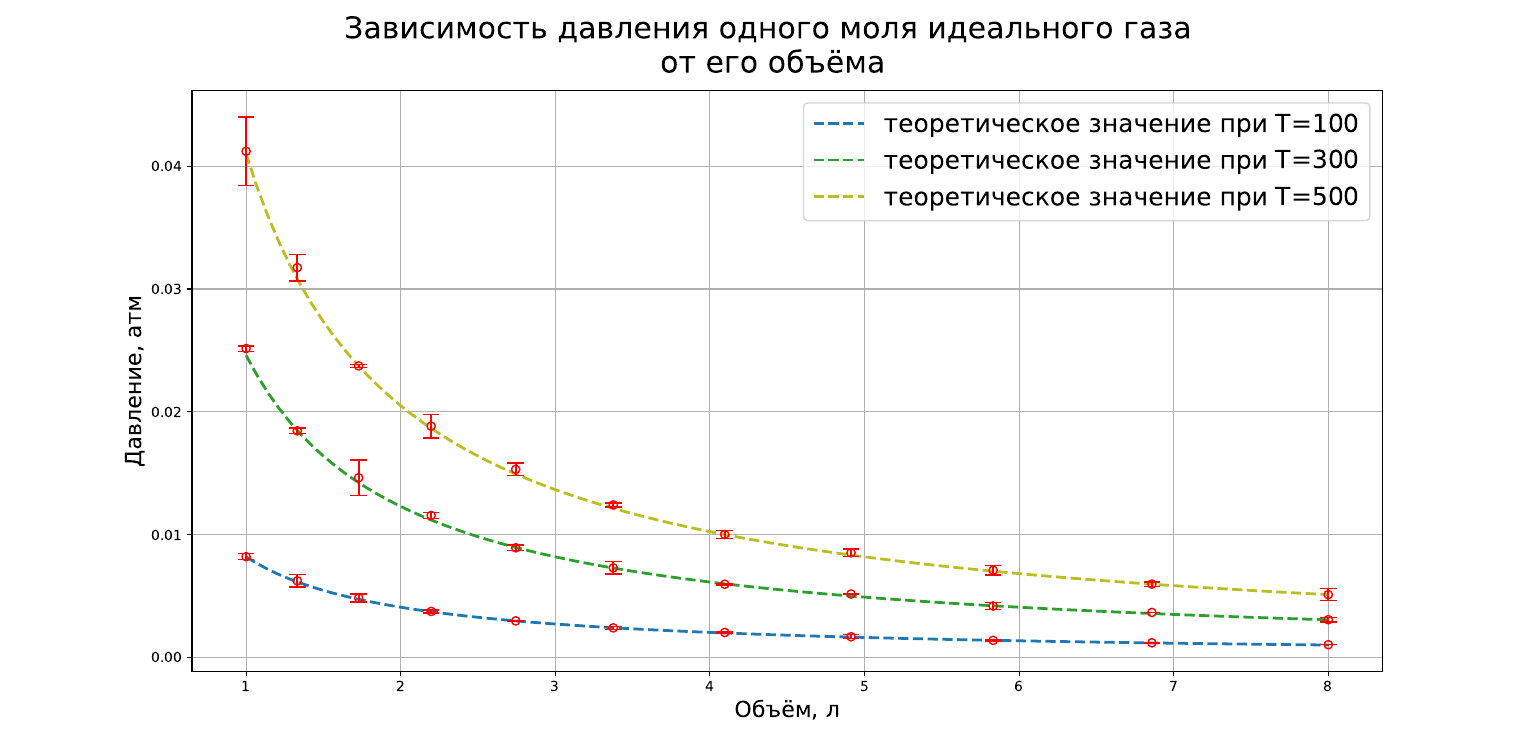

The script that saved this image:
import numpy as np
import matplotlib.pyplot as plt


def p(v, t):
    return gas_const * t / (v * 101325)


gas_const = 8.31
volume, p500, p300, p100 = np.loadtxt("isotherms.txt", dtype=np.double, skiprows=1, unpack=True)
volume /= 1000

pressure = [p100, p300, p500]
pressure = np.asarray(pressure)
temp = [100, 300, 500]

fig, ax = plt.subplots()
ax.grid()
fig.set_figheight(15)
fig.set_figwidth(25)

plt.rcParams['font.size'] = '18'

# theoretical_pressure = list()
theoretical_line_color = ['tab:blue', 'tab:green', 'tab:olive']
theoretical_volumes = np.linspace(volume[0], volume[-1], 100)

for i in range(0, 3):
    pressure[i] += pressure[i] * (1 - 2 * np.random.rand(len(volume))) * 0.02
    errors = np.random.rand(len(volume)) * pressure[i] * 0.1

    theoretical_pressure = p(theoretical_volumes, temp[i])
    ax.plot(theoretical_volumes, theoretical_pressure, linewidth=2, color=theoretical_line_color[i],
            linestyle='--', label=f'теоретическое значение при T={temp[i]}')

    ax.errorbar(volume, pressure[i], errors, capsize=6, errorevery=1, linestyle='', ecolor='r',
                marker='o', markevery=1, markersize=6, markerfacecolor='none', markeredgecolor='r')


ax.set_xlabel('Объём, л', fontsize=16)
ax.set_ylabel('Давление, атм', fontsize=16)
ax.legend(loc='upper right')
plt.suptitle('Зависимость давления одного моля идеального газа\n от его объёма')
plt.show()
fig.savefig('task 1.pdf')
